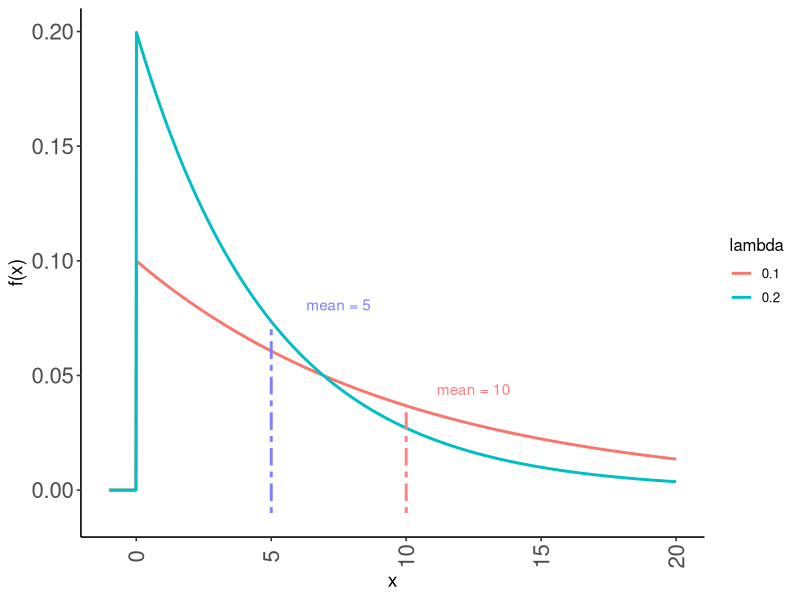
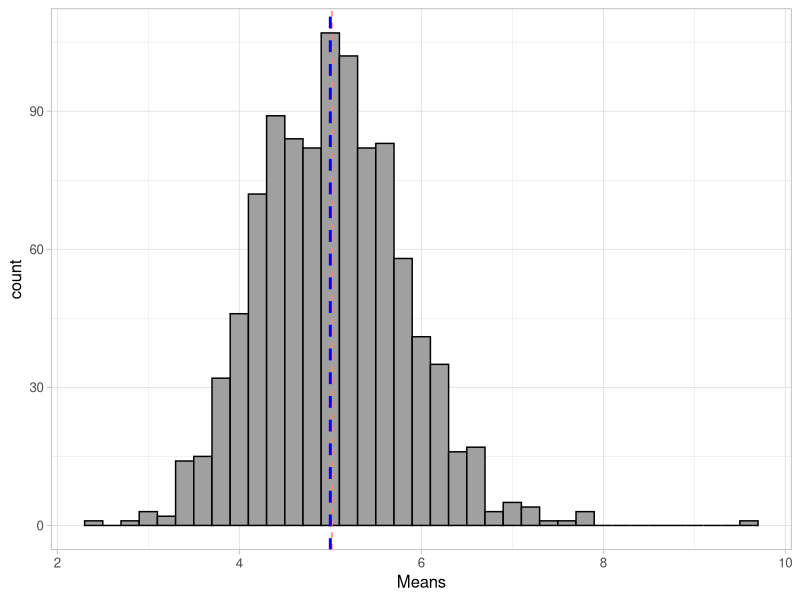
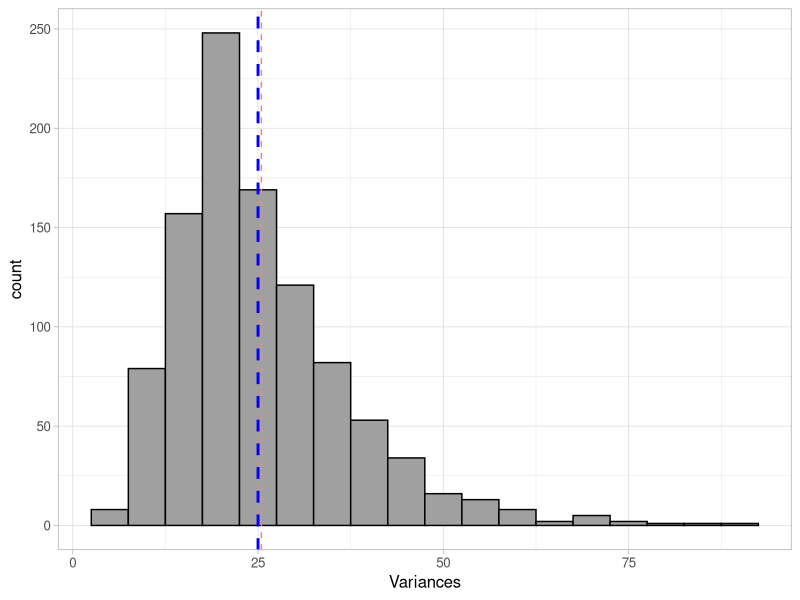

Write the R code that produced these figures, in order. (Note: this script raises an error after producing the figures.)
## ---- chunk 1
library(ggplot2)
library(xtable)
summaryfunction= function (x){
  if( is.numeric(x)!=TRUE) {stop("Supplied X is not numeric")}
  mysummary = data.frame(
            "Min." =as.numeric( min(x)),
            "1st Qu." = quantile(x)[2],
            "Median" = median(x),
            "Mean" = mean(x),
            "3rd Qu." = quantile(x)[4],
            "Max." = max(x),
            row.names=""
              
            )
  names(mysummary) = c("Min.","1st Qu.","Median","Mean","3rd Qu.","Max.")
  return( mysummary )
  }
## ---- chunk 2
k <- 1000
xvals <- seq(-1, 20, length = k)
myplot <- function(lambda) {
d <- data.frame(y = c(dexp(xvals,lambda ),dexp(xvals, lambda*2)),
x = xvals,dist = factor(rep(c(as.character(lambda), as.character(lambda * 2)), c(k,k))))
g <- ggplot(d, aes(x = x, y = y)) 
#g<- g + ggtitle("Exponential Distribution")
 g <- g + geom_line(size = 1, aes(colour = dist))+theme_classic(base_size=12) 
g<- g + scale_colour_discrete(name  ="lambda")
g <- g + theme(axis.title.x = element_text( colour="#000000", size=14),axis.text.x  = element_text(angle=90, vjust=0.5, size=16))
 g <- g + theme(axis.title.y = element_text( colour="#000000", size=14),axis.text.y  = element_text(angle=00, vjust=0.5, size=16)) + ylab("f(x)")
g<- g + annotate("text", x = 7.5, y = dexp(5,0.2)*1.1, label = "mean = 5",colour = "#8080FF")
g<- g +  annotate("segment", x = 5, xend = 5, y = -0.01, yend = dexp(5,0.2),colour = "#8080FF", size=1.0,linetype="twodash")
g<- g + annotate("text", x = 12.5, y = dexp(10,0.1)*1.2, label = "mean = 10",colour = "#FF8080")
g<- g +  annotate("segment", x = 10, xend = 10, y = -0.01, yend = dexp(10,0.1), colour = "#FF8080", size=1.0,linetype="twodash")

g
}
myplot(0.1)
## ---- chunk 3

mns = NULL
vrs = NULL
bins= NULL
bins2 = NULL
bins5 = NULL
set.seed(7880)
for (i in 1 : 1000) {
        tmp<-rexp(40,0.2)
        mns = c(mns, mean(tmp))
        vrs =c(vrs,var(tmp))
        bins = c(bins,ceiling((i)/100))
        bins2 = c(bins2,ceiling((i)/200))
        bins5 = c(bins5,ceiling((i)/500))
                 }
df<-data.frame(mns,bins,bins2,bins5)
hp <-ggplot(df, aes(x=mns)) + geom_histogram(binwidth=.2, colour="black", fill="#A0A0A0") + geom_vline(aes(xintercept=mean(mns)),   
               color="#FF8080", linetype="dashed", size=0.5)+ geom_vline(xintercept=5.0,color="blue", linetype="dashed", size=1)
hp <- hp + theme_light(base_size = 12, base_family = "Helvetica") + xlab("Means") 
hp

## ---- chunk 4
#summary(mns)
print(xtable(summaryfunction(mns),caption="Summary table of means"),comment=FALSE)

## ---- chunk 5
df<-data.frame(vrs)
hp <-ggplot(df, aes(x=vrs)) + geom_histogram(binwidth=5, colour="black", fill="#A0A0A0") + geom_vline(aes(xintercept=mean(vrs)),   
               color="#FF8080", linetype="dashed", size=0.5)+ geom_vline(xintercept=25.0,color="blue", linetype="dashed", size=1)
hp <- hp + theme_light(base_size = 12, base_family = "Helvetica") + xlab("Variances") 
hp
## ---- chunk 6
print(xtable(summaryfunction(vrs),caption="Summary table of variances"),comment=FALSE)
## ---- chunk 7
df<-data.frame(mns)
hp <-ggplot(df, aes(x=(mns-5)/sd(mns))) + geom_histogram(binwidth=.2, colour="black", fill="#A0A0A0",aes(y = ..density..)) + geom_vline(aes(xintercept=mean(mns-5)),   
               color="#FF8080", linetype="dashed", size=0.5)+ geom_vline(xintercept=0.0,color="blue", linetype="dashed", size=1)
hp <- hp + theme_light(base_size = 12, base_family = "Helvetica") + xlab("Means") +ggtitle("1000 random draws of 40 exponentials")
 xn<-seq(-5,5,length.out=100)
y<-dnorm(xn)
hp<- hp + geom_line(aes(x=xn,y=y),size=1.2)
hp

